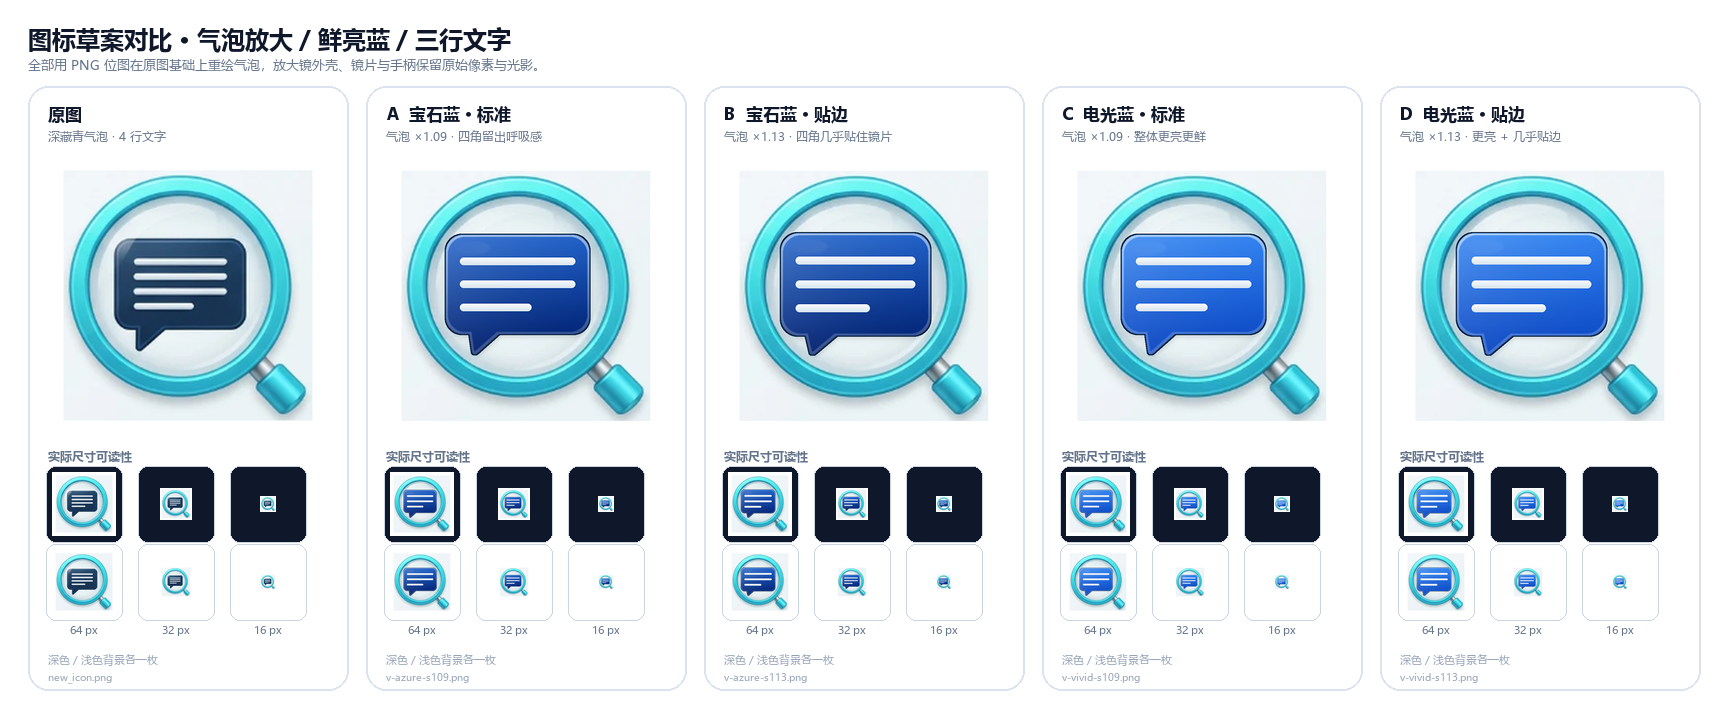

The Python source for this figure:
"""Build the draft comparison sheets (main sheet + corner detail sheet)."""
from PIL import Image, ImageDraw, ImageFont
import pathlib

D = pathlib.Path('src-tauri/icons/drafts')
SRC = 'src-tauri/icons/new_icon.png'
ART = (18, 19, 211, 213)          # the same crop edit_icon.py uses
FONT = 'C:/Windows/Fonts/msyh.ttc'
BOLD = 'C:/Windows/Fonts/msyhbd.ttc'

INK = (15, 23, 42)
MUTED = (100, 116, 139)
BG = (237, 242, 247)
CARD = (255, 255, 255)
LINE = (219, 227, 238)
SHEET_BG = (255, 255, 255)
DARK = (15, 23, 42)


def f(size, bold=False):
    return ImageFont.truetype(BOLD if bold else FONT, size)


def load_square(fn):
    """512 (or 1024) square render of one variant."""
    if fn is None:
        im = Image.open(SRC).convert('RGB')
        icon = im.crop(ART)
        side = int(round(max(icon.size) * 1.12))
        canvas = Image.new('RGB', (side, side), (255, 255, 255))
        canvas.paste(icon, ((side - icon.width) // 2, (side - icon.height) // 2))
        return canvas.resize((1024, 1024), Image.LANCZOS)
    return Image.open(D / fn).convert('RGB')


VARIANTS = [
    ('原图', '深藏青气泡 · 4 行文字', None),
    ('A  宝石蓝 · 标准', '气泡 ×1.09 · 四角留出呼吸感', 'v-azure-s109.png'),
    ('B  宝石蓝 · 贴边', '气泡 ×1.13 · 四角几乎贴住镜片', 'v-azure-s113.png'),
    ('C  电光蓝 · 标准', '气泡 ×1.09 · 整体更亮更鲜', 'v-vivid-s109.png'),
    ('D  电光蓝 · 贴边', '气泡 ×1.13 · 更亮 + 几乎贴边', 'v-vivid-s113.png'),
]


def draw_centered(d, cx, y, text, font, fill):
    box = d.textbbox((0, 0), text, font=font)
    d.text((cx - (box[2] - box[0]) / 2, y), text, font=font, fill=fill)


# ------------------------------------------------------------ main sheet ----
CW, CH, GAP, PAD = 320, 604, 18, 28
HEAD = 86
W = PAD * 2 + len(VARIANTS) * CW + (len(VARIANTS) - 1) * GAP
H = HEAD + CH + PAD
sheet = Image.new('RGB', (W, H), SHEET_BG)
d = ImageDraw.Draw(sheet)

d.text((PAD, 22), '图标草案对比 · 气泡放大 / 鲜亮蓝 / 三行文字', font=f(24, True), fill=INK)
d.text((PAD, 56), '全部用 PNG 位图在原图基础上重绘气泡，放大镜外壳、镜片与手柄保留原始像素与光影。',
       font=f(13), fill=MUTED)

for i, (label, spec, fname) in enumerate(VARIANTS):
    x = PAD + i * (CW + GAP)
    y = HEAD
    d.rounded_rectangle([x, y, x + CW, y + CH], 20, fill=CARD, outline=LINE, width=2)

    d.text((x + 20, y + 16), label, font=f(17, True), fill=INK)
    d.text((x + 20, y + 42), spec, font=f(12), fill=MUTED)

    im = load_square(fname)
    sheet.paste(im.resize((280, 280), Image.LANCZOS), (x + 20, y + 70))

    # small-size check: 64 / 32 / 16 on dark and light
    d.text((x + 20, y + 362), '实际尺寸可读性', font=f(12, True), fill=MUTED)
    groups = [(64, '64 px'), (32, '32 px'), (16, '16 px')]
    for gi, (sz, gname) in enumerate(groups):
        gx = x + 24 + gi * 92
        for row, bg in enumerate((DARK, (255, 255, 255))):
            ty = y + 386 + row * 78
            d.rounded_rectangle([gx - 6, ty - 6, gx + 70, ty + 70], 10,
                                fill=bg, outline=(203, 213, 225), width=1)
            sheet.paste(im.resize((sz, sz), Image.LANCZOS),
                        (gx + (64 - sz) // 2, ty + (64 - sz) // 2))
        draw_centered(d, gx + 32, y + 536, gname, f(11), MUTED)

    d.text((x + 20, y + 566), '深色 / 浅色背景各一枚', font=f(11), fill=(148, 163, 184))
    d.text((x + 20, y + 584), fname or 'new_icon.png', font=f(10), fill=(148, 163, 184))

sheet.save(D / 'compare_drafts.png')
print('wrote compare_drafts.png', sheet.size)

# ------------------------------------------------------- corner detail ----
DEFS = {
    '左上': (62, 86),
    '右上': (301, 86),
    '左下 (含尾巴)': (62, 250),
    '右下': (301, 250),
}
BOXC = 130          # crop size in 512-space
TILE = 260          # 2x for inspection
LEFT = 108
COLGAP = 12
ROWH = 272
CW2 = TILE
W2 = PAD * 2 + LEFT + 4 * CW2 + 3 * COLGAP
H2 = HEAD + 34 + 4 * ROWH + PAD - 20
corner = Image.new('RGB', (W2, H2), SHEET_BG)
c = ImageDraw.Draw(corner)
c.text((PAD, 22), '四角贴边细节（2× 放大）', font=f(24, True), fill=INK)
c.text((PAD, 56), '对比气泡圆角与镜片内沿的间距；×1.09 留一条细白边，×1.13 基本贴住内沿。', font=f(13), fill=MUTED)

DRAFTS = [
    ('A  宝石蓝 ×1.09', 'v-azure-s109.png'),
    ('B  宝石蓝 ×1.13', 'v-azure-s113.png'),
    ('C  电光蓝 ×1.09', 'v-vivid-s109.png'),
    ('D  电光蓝 ×1.13', 'v-vivid-s113.png'),
]
for ci, (name, fn) in enumerate(DRAFTS):
    cx = PAD + LEFT + ci * (CW2 + COLGAP)
    draw_centered(c, cx + TILE / 2, HEAD - 6, name, f(15, True), INK)
    im = Image.open(D / fn).convert('RGB').resize((512, 512), Image.LANCZOS)
    for ri, (cname, (bx, by)) in enumerate(DEFS.items()):
        ty = HEAD + 34 + ri * ROWH
        crop = im.crop((bx, by, bx + BOXC, by + BOXC)).resize((TILE, TILE), Image.LANCZOS)
        c.rounded_rectangle([cx - 3, ty - 3, cx + TILE + 3, ty + TILE + 3],
                            10, outline=LINE, width=2)
        corner.paste(crop, (cx, ty))
    for ri, cname in enumerate(DEFS):
        ty = HEAD + 34 + ri * ROWH + TILE / 2 - 8
        c.text((PAD, ty), cname, font=f(13, True), fill=MUTED)

corner.save(D / 'corners.png')
print('wrote corners.png', corner.size)
